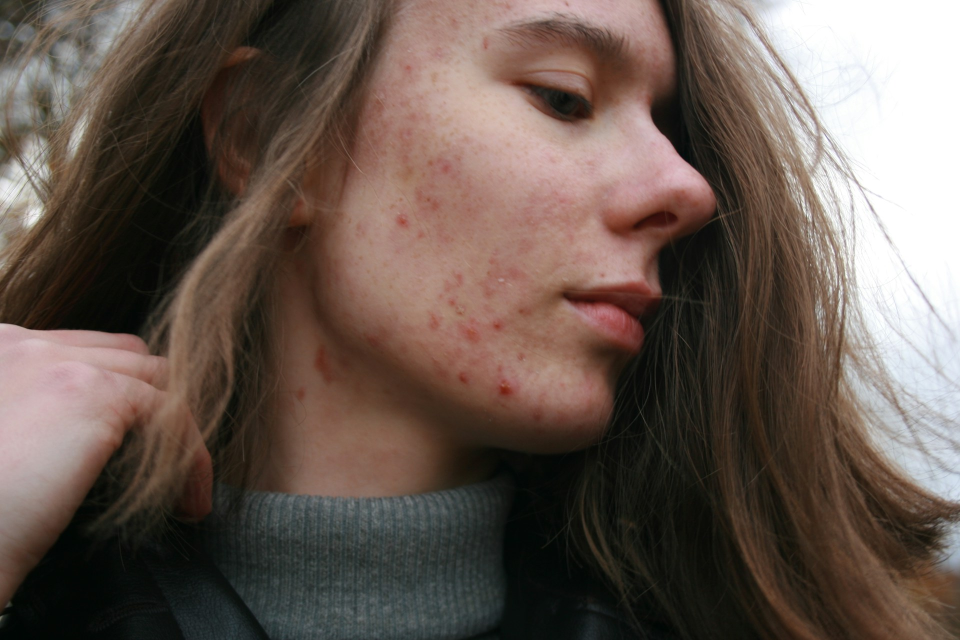
#> input picture bg_acne_skin.jpg, 1920 x 1280 px (shown at 1/2 size)
$ python -i samplesEquity.py   (imports and definitions only)
#> lines starting #> are read from the running program, lines starting #| are printed output that depends on the picture
import albumentations as A
from albumentations.pytorch import ToTensorV2
import numpy as np
import cv2


class MelaninNormalization:
    def __call__(self, image, **kwargs):
        lab = cv2.cvtColor(image, cv2.COLOR_RGB2LAB)
#> lab: shape (1280, 1920, 3); mean of channels 0, 1, 2 95.3, 132.9, 135.3
        l, a, b = cv2.split(lab)
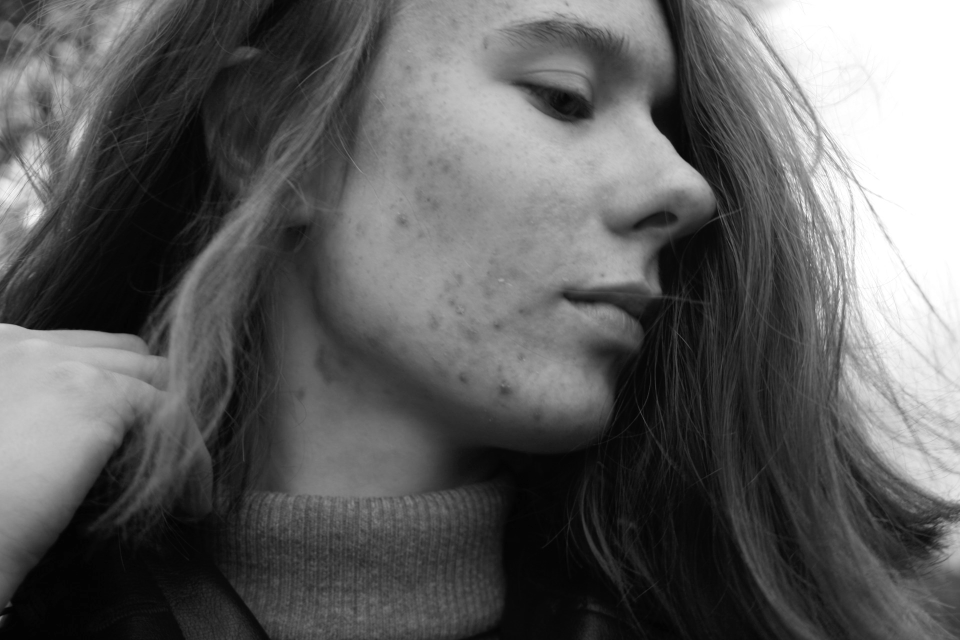
#> l: shape (1280, 1920) (shown at 1/2 size); min 2, max 255, mean 95.3
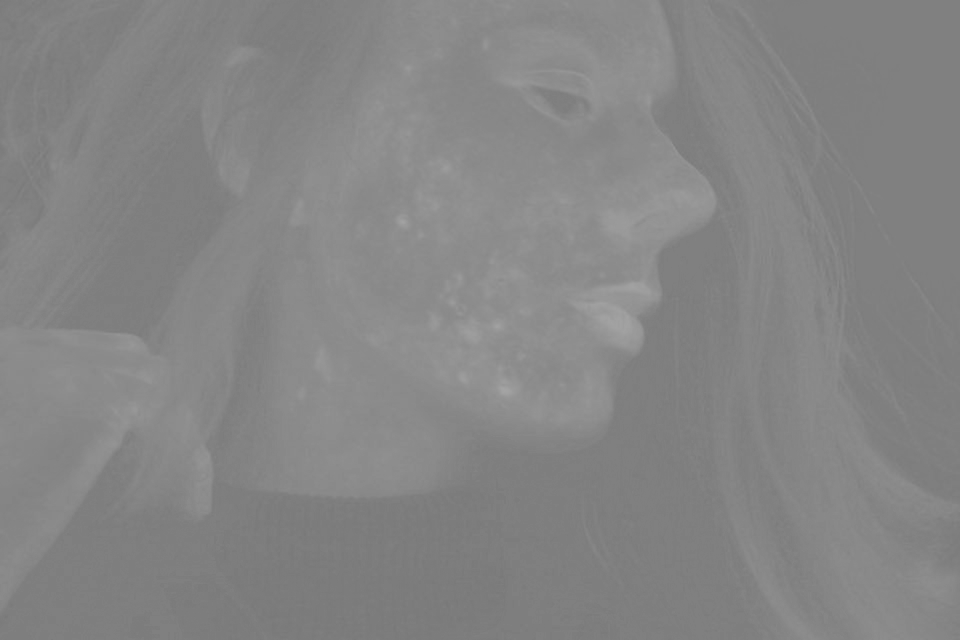
#> a: shape (1280, 1920) (shown at 1/2 size); min 120, max 164, mean 132.9
        l = cv2.equalizeHist(l)
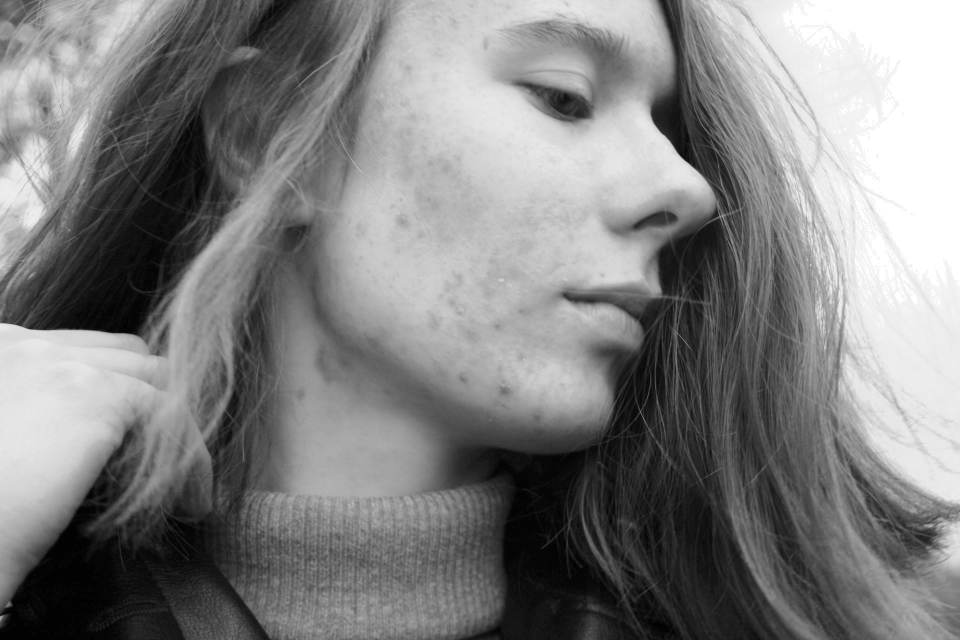
#> l: shape (1280, 1920) (shown at 1/2 size); min 0, max 255, mean 128.5
        normalized = cv2.merge([l, a, b])
#> normalized: shape (1280, 1920, 3); mean of channels 0, 1, 2 128.5, 132.9, 135.3
        return cv2.cvtColor(normalized, cv2.COLOR_LAB2RGB)
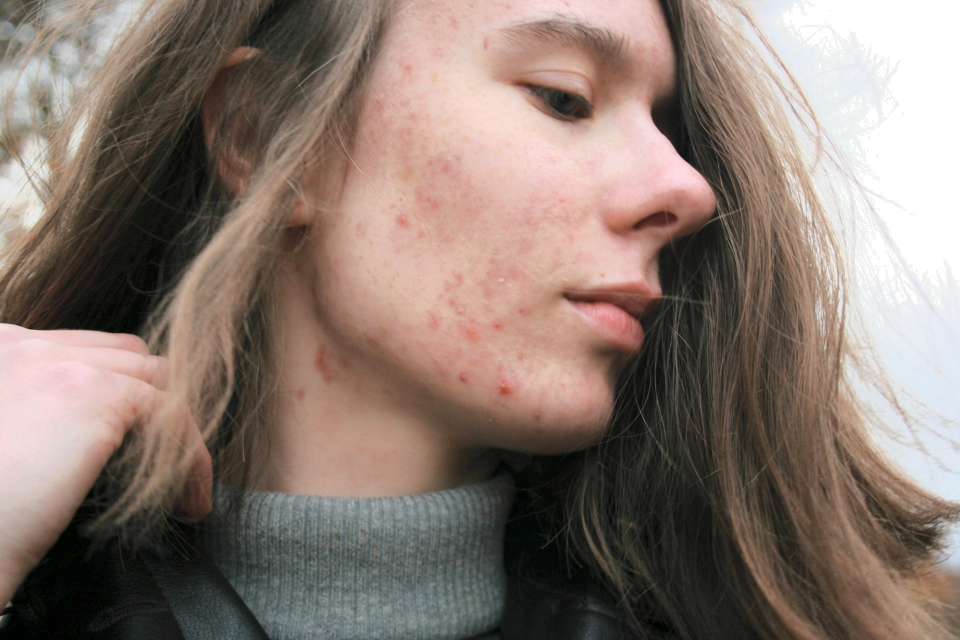
#> returned value: shape (1280, 1920, 3) (shown at 1/2 size); mean R, G, B 136.7, 120.5, 111.6


# [13 lines that did not run here, left out]

>>> import cv2
>>> picture = cv2.cvtColor(cv2.imread('bg_acne_skin.jpg'), cv2.COLOR_BGR2RGB)
>>> result = MelaninNormalization()(picture)

$ run again, on bg_vitiligo.jpg
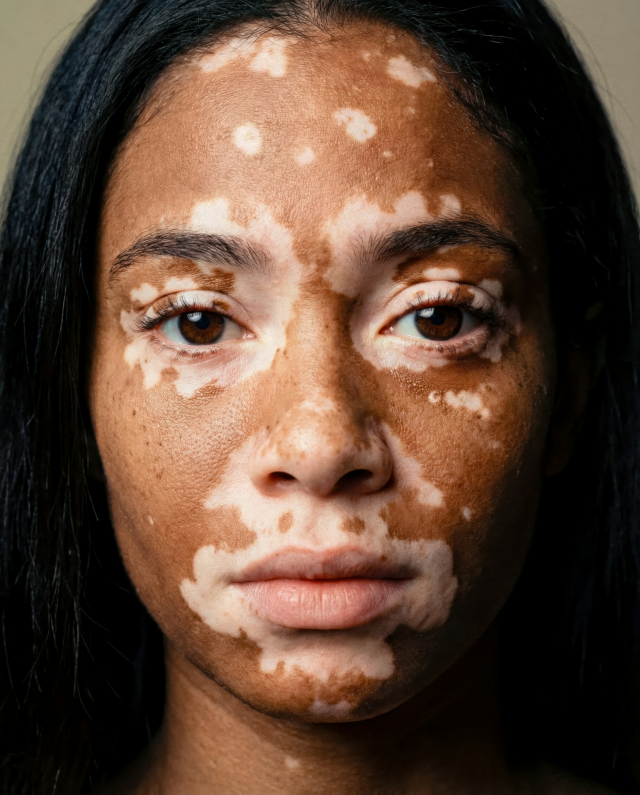
#> input picture bg_vitiligo.jpg, 1920 x 2383 px (shown at 1/3 size)
#> lab: shape (2383, 1920, 3); mean of channels 0, 1, 2 77.3, 136.2, 140.6
#> in __call__, `l = cv2.equalizeHist(l)`:
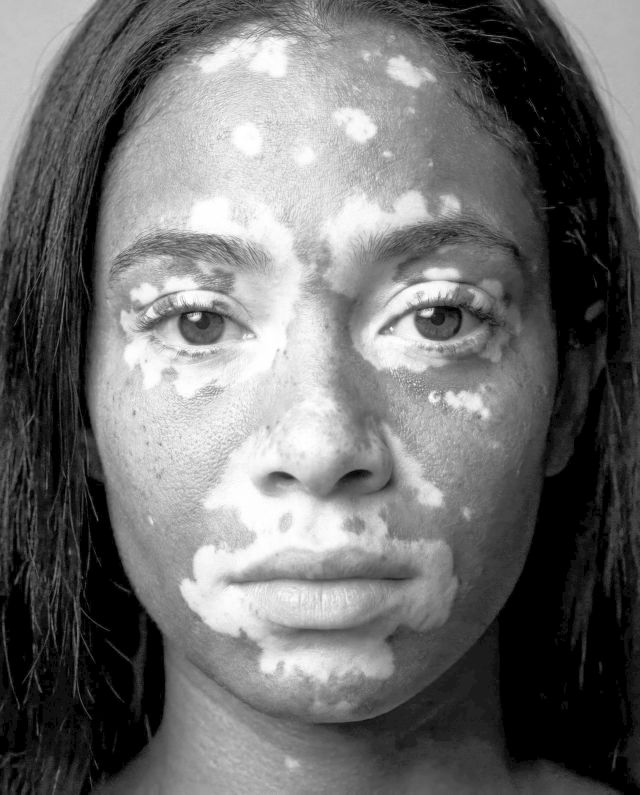
#> l: shape (2383, 1920) (shown at 1/3 size); min 0, max 255, mean 110.3
#> normalized: shape (2383, 1920, 3); mean of channels 0, 1, 2 110.3, 136.2, 140.6
#> in __call__, `return cv2.cvtColor(normalized, cv2.COLOR_LAB2RGB)`:
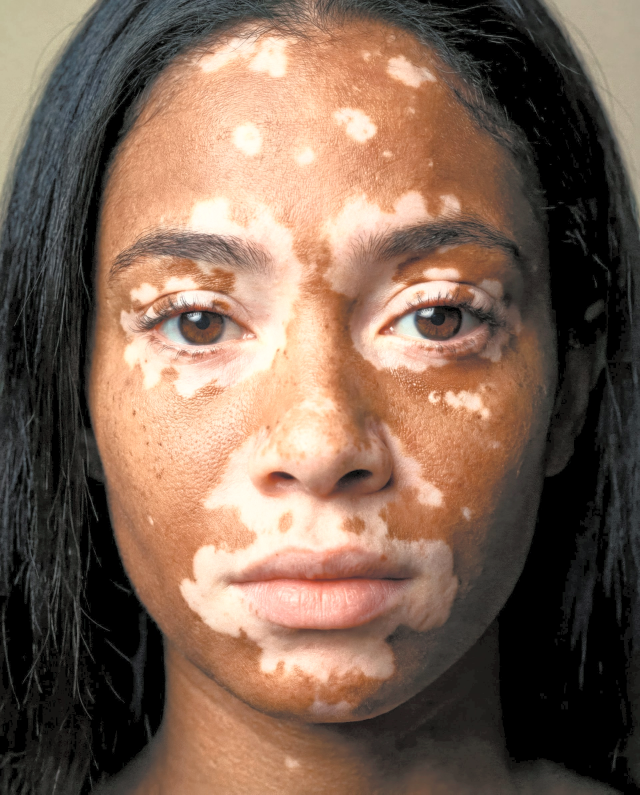
#> returned value: shape (2383, 1920, 3) (shown at 1/3 size); mean R, G, B 125.6, 100.3, 84.2

$ run again, on measles_child.jpg
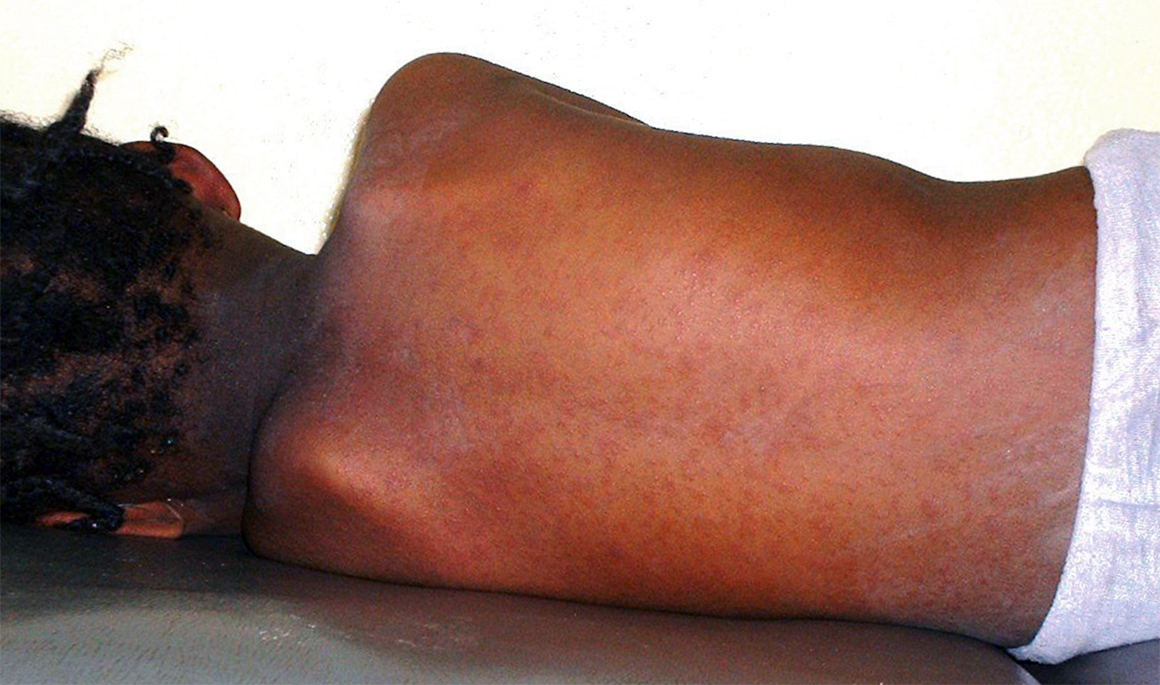
#> input picture measles_child.jpg, 1160 x 685 px
#> lab: shape (685, 1160, 3); mean of channels 0, 1, 2 130.6, 141.8, 139.3
#> in __call__, `l, a, b = cv2.split(lab)`:
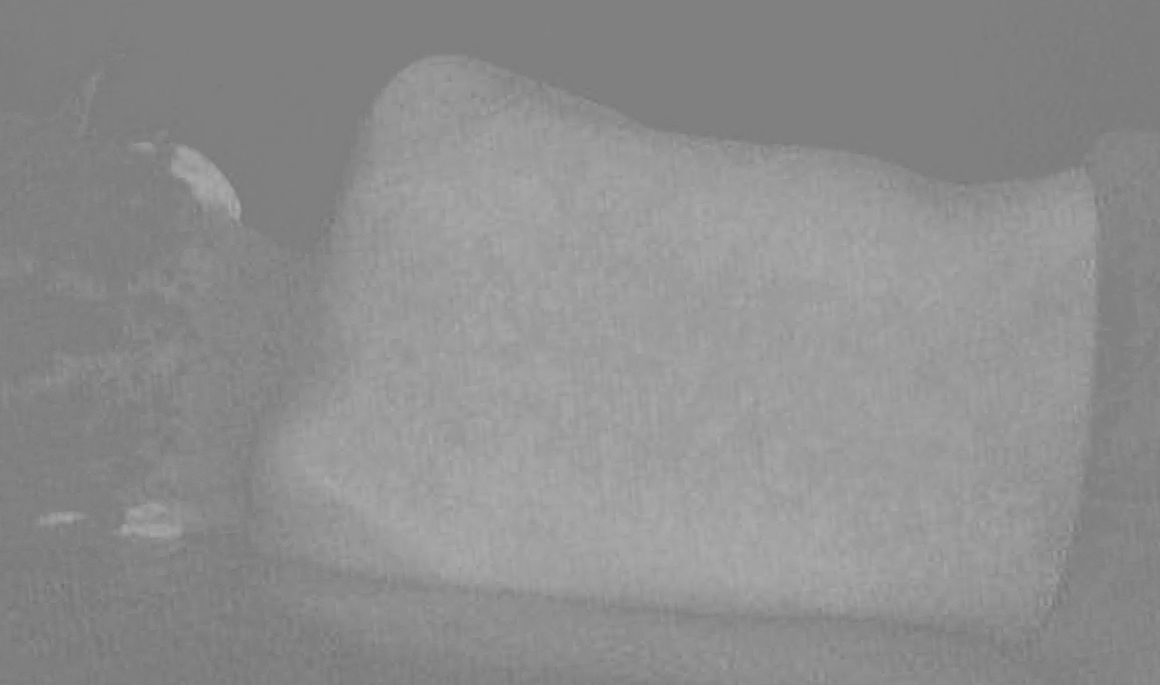
#> a: shape (685, 1160); min 111, max 172, mean 141.8
#> normalized: shape (685, 1160, 3); mean of channels 0, 1, 2 130, 141.8, 139.3
#> in __call__, `return cv2.cvtColor(normalized, cv2.COLOR_LAB2RGB)`:
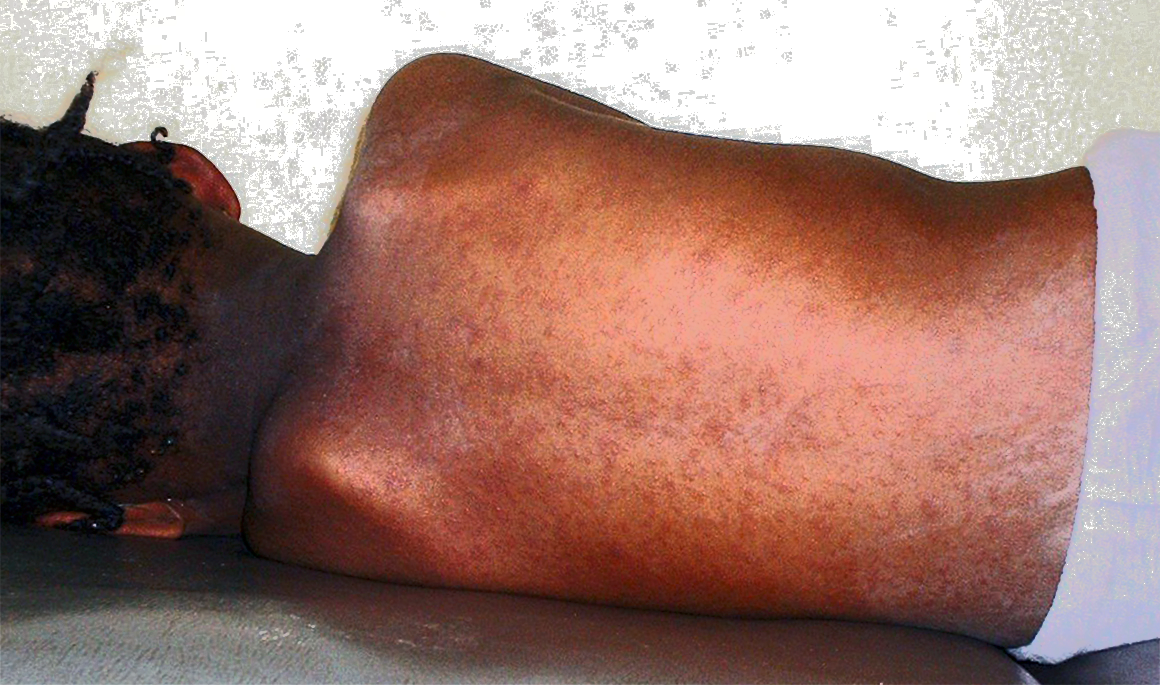
#> returned value: shape (685, 1160, 3); mean R, G, B 151.5, 116, 107.3
